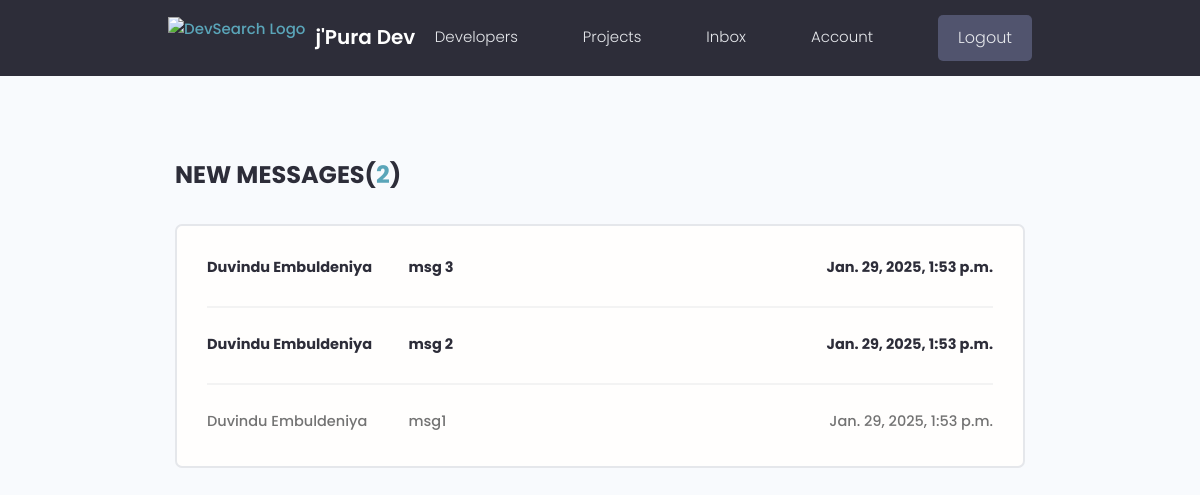
Before: /inbox/ (signed in) with the older database file.
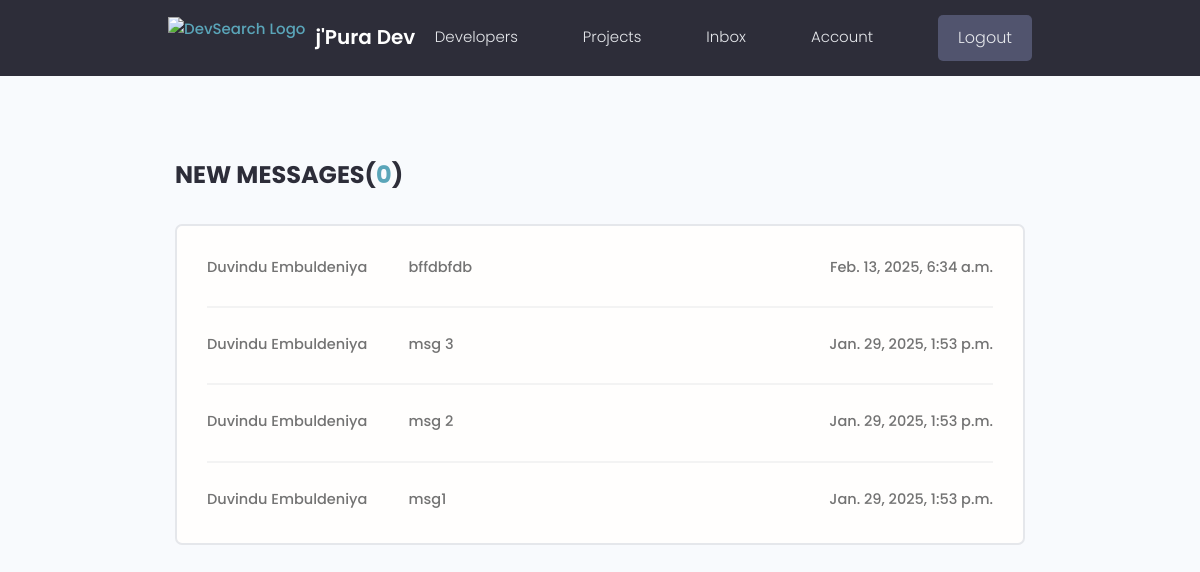
After: the same page with the newer database file.
### home/models.py (models this page shows, shortened)
class Message(models.Model):
    sender = models.ForeignKey(User, on_delete=models.CASCADE)
    receiver = models.ForeignKey(User, on_delete=models.CASCADE, related_name='receiver')
    name = models.CharField(max_length=200)
    email = models.EmailField(max_length=200)
    subject = models.CharField(max_length=200)
    body = models.TextField()
    created = models.DateTimeField(auto_now_add=True)
    is_read = models.BooleanField(default=False)
    class Meta:
        ordering = ['is_read','-created']

class Profile(models.Model):
    user = models.OneToOneField(User, on_delete=models.CASCADE)
    username = models.CharField(max_length=200, null=True)
    name = models.CharField(max_length=200, null=True)
    location = models.CharField(max_length=200, null=True)
    intro = models.CharField(max_length=200, null = True)
    bio = models.TextField(null=True)
    image = models.ImageField(upload_to = 'profile/', default='profile/default.png', null=True, blank=True)
    created = models.DateTimeField(auto_now_add=True)
    class Meta:
        ordering = ['created']

### home/views.py (the view)
# urls.py: path('inbox/', inbox, name = 'inbox'),
@login_required
def inbox(request):
    msgs = request.user.receiver.all()
    count = msgs.count()
    unread_count = msgs.filter(is_read = False).count()
    context = {'msgs':msgs, 'unread_count':unread_count, 'count':count}
    return render(request, 'home/message_inbox.html', context)

### home/templates/home/message_inbox.html (shortened to what this page needs)
{% extends 'base.html' %}
{% block content %}
    <main class="inbox my-xl">
      <div class="content-box">
        <h3 class="inbox__title">New Messages(<span>{{unread_count}}</span>)</h3>
        {% if count > 0 %}
        <ul class="messages">
          {% for msg in msgs %}
          {% if msg.is_read == False %}
          <li class="message message--unread">
          {% else %}
          <li class="message">
          {% endif %}
            <a href="{% url 'view-message' msg.pk %}">
              <span class="message__author">{{msg.sender.profile.name}}</span>
              <span class="message__subject">{{msg.subject}}</span>
              <span class="message__date">{{msg.created}}</span>
            </a>
          </li>
          {% endfor %}
        </ul>
        {% endif %}
      </div>
    </main>
{% endblock content %}

Changed rows visible on the page:
added Message: sender.profile.name "Duvindu Embuldeniya", subject "bffdbfdb", created "Feb. 13, 2025, 6:34 a.m."
changed Message "msg 3": is_read False → True (drawn)
changed Message "msg 2": is_read False → True (drawn)
Other visible differences:
{{ unread_count }}: "2" → "0"
